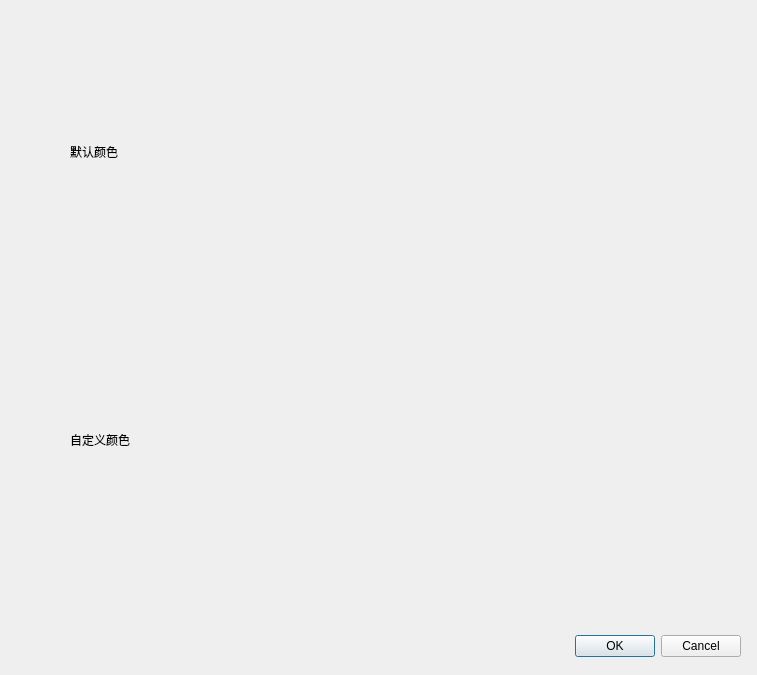
<?xml version="1.0" encoding="UTF-8"?>
<ui version="4.0">
 <class>Color_Setting</class>
 <widget class="QDialog" name="Color_Setting">
  <property name="geometry">
   <rect>
    <x>0</x>
    <y>0</y>
    <width>757</width>
    <height>675</height>
   </rect>
  </property>
  <property name="windowTitle">
   <string>Dialog</string>
  </property>
  <widget class="QDialogButtonBox" name="buttonBox">
   <property name="geometry">
    <rect>
     <x>400</x>
     <y>630</y>
     <width>341</width>
     <height>32</height>
    </rect>
   </property>
   <property name="orientation">
    <enum>Qt::Horizontal</enum>
   </property>
   <property name="standardButtons">
    <set>QDialogButtonBox::Cancel|QDialogButtonBox::Ok</set>
   </property>
  </widget>
  <widget class="QWidget" name="verticalLayoutWidget">
   <property name="geometry">
    <rect>
     <x>70</x>
     <y>10</y>
     <width>671</width>
     <height>571</height>
    </rect>
   </property>
   <layout class="QVBoxLayout" name="layoutx" stretch="0,1,0,1">
    <item>
     <widget class="QLabel" name="default2">
      <property name="text">
       <string>默认颜色</string>
      </property>
     </widget>
    </item>
    <item>
     <layout class="QGridLayout" name="color_group1">
      <property name="leftMargin">
       <number>0</number>
      </property>
     </layout>
    </item>
    <item>
     <widget class="QLabel" name="selfdesigncolorgroup">
      <property name="text">
       <string>自定义颜色</string>
      </property>
     </widget>
    </item>
    <item>
     <layout class="QGridLayout" name="selfdesigncolor_group"/>
    </item>
   </layout>
  </widget>
 </widget>
 <resources/>
 <connections>
  <connection>
   <sender>buttonBox</sender>
   <signal>accepted()</signal>
   <receiver>Color_Setting</receiver>
   <slot>accept()</slot>
   <hints>
    <hint type="sourcelabel">
     <x>248</x>
     <y>254</y>
    </hint>
    <hint type="destinationlabel">
     <x>157</x>
     <y>274</y>
    </hint>
   </hints>
  </connection>
  <connection>
   <sender>buttonBox</sender>
   <signal>rejected()</signal>
   <receiver>Color_Setting</receiver>
   <slot>reject()</slot>
   <hints>
    <hint type="sourcelabel">
     <x>316</x>
     <y>260</y>
    </hint>
    <hint type="destinationlabel">
     <x>286</x>
     <y>274</y>
    </hint>
   </hints>
  </connection>
 </connections>
</ui>
